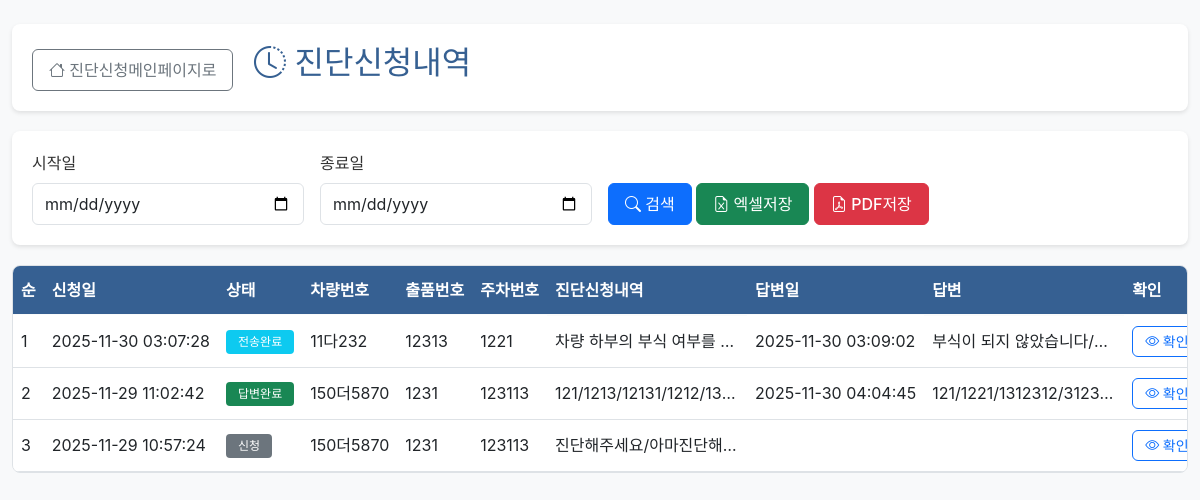
Page /diagnosis/history (signed in) on the committed database.
### tables this page shows
CREATE TABLE diagnosis_requests (
            id INTEGER PRIMARY KEY AUTOINCREMENT,
            applicant_id INTEGER NOT NULL,
            request_date TEXT NOT NULL DEFAULT (datetime('now', 'localtime')),
            vehicle_number TEXT,
            lot_number TEXT,
            parking_number TEXT,
            status TEXT NOT NULL DEFAULT '신청',
            evaluator_id INTEGER,
            evaluator_name TEXT,
            answer_date TEXT,
            confirmed_at TEXT,
            translated_summary TEXT,
            translated_at TEXT,
            sent_at TEXT,
            fee INTEGER DEFAULT 120000,
            FOREIGN KEY (applicant_id) REFERENCES users(id) ON DELETE CASCADE,
            FOREIGN KEY (evaluator_id) REFERENCES users(id) ON DELETE SET NULL
        );

### app.py (the view)
@app.route("/diagnosis/history")
@login_required
@role_required("진단신청")
def diagnosis_history():
    db = get_db()
    start_date = request.args.get("start_date")
    end_date = request.args.get("end_date")
    query = """
        SELECT * FROM diagnosis_requests
        WHERE applicant_id = ?
    """
    params: List[Any] = [session["user_id"]]
    if start_date:
        query += " AND date(request_date) >= date(?)"
        params.append(start_date)
    if end_date:
        query += " AND date(request_date) <= date(?)"
        params.append(end_date)
    query += " ORDER BY request_date DESC LIMIT 10"
    rows = db.execute(query, params).fetchall()
    enriched = []
    for row in rows:
        details = _fetch_request_details(row["id"])
        responses = _fetch_response_details(row["id"])
        enriched.append(
            {
                "row": row,
                "request_summary": _summarize_details(details, "content"),
                "response_summary": _summarize_details(responses, "content"),
            }
        )
    return render_template(
        "diagnosis/history.html",
        diagnoses=enriched,
        start_date=start_date or "",
        end_date=end_date or "",
    )

### app.py (called while the page is built)
def get_db() -> sqlite3.Connection:
    if "db" not in g:
        conn = sqlite3.connect(DB_PATH)
        conn.row_factory = sqlite3.Row
        g.db = conn
    return g.db

def login_required(func):
    from functools import wraps
    @wraps(func)
    def wrapper(*args, **kwargs):
        if "user_id" not in session:
            return redirect(url_for("login"))
        return func(*args, **kwargs)
    return wrapper

def role_required(*roles):
    from functools import wraps
    def decorator(func):
        @wraps(func)
        def wrapper(*args, **kwargs):
            if "user_type" not in session or session["user_type"] not in roles:
                abort(403)
            return func(*args, **kwargs)
        return wrapper
    return decorator

def _fetch_request_details(diagnosis_id: int) -> List[sqlite3.Row]:
    db = get_db()
    return db.execute(
        """
        SELECT * FROM diagnosis_request_items
        WHERE diagnosis_id = ?
        ORDER BY sequence ASC
        LIMIT 5
        """,
        (diagnosis_id,),
    ).fetchall()

def _fetch_response_details(diagnosis_id: int) -> List[sqlite3.Row]:
    db = get_db()
    return db.execute(
        """
        SELECT d.*, u.name AS responder_name
        FROM diagnosis_response_details d
        JOIN users u ON u.id = d.responder_id
        WHERE d.diagnosis_id = ?
        ORDER BY sequence ASC
        """,
        (diagnosis_id,),
    ).fetchall()

def _summarize_details(rows: Iterable[sqlite3.Row], field: str) -> str:
    parts: List[str] = []
    for row in rows:
        value = row[field]
        if not value:
            continue
        parts.append(value.strip())
    return "/".join(parts[:5])

### templates/diagnosis/history.html (shortened to what this page needs)
{% extends "base.html" %}
{% block content %}
<div class="container-fluid py-4">
    <div class="page-header">
        <div class="d-flex justify-content-between align-items-center">
            <div>
                <a href="{{ url_for('diagnosis_dashboard') }}" class="btn btn-outline-secondary">
                    <i class="bi bi-house"></i> 진단신청메인페이지로
                </a>
                <h2 class="d-inline ms-3"><i class="bi bi-clock-history"></i> 진단신청내역</h2>
            </div>
        </div>
    </div>
    <div class="filter-section">
        <form method="GET" class="row g-3 align-items-end">
            <div class="col-md-3">
                <label class="form-label">시작일</label>
                <input type="date" class="form-control" name="start_date" value="{{ start_date }}">
            </div>
            <div class="col-md-3">
                <label class="form-label">종료일</label>
                <input type="date" class="form-control" name="end_date" value="{{ end_date }}">
            </div>
            <div class="col-md-6">
                <button type="submit" class="btn btn-primary">
                    <i class="bi bi-search"></i> 검색
                </button>
                <a href="{{ url_for('diagnosis_history_export', fmt='xlsx', start_date=start_date, end_date=end_date) }}" class="btn btn-success">
                    <i class="bi bi-file-earmark-excel"></i> 엑셀저장
                </a>
                <a href="{{ url_for('diagnosis_history_export', fmt='pdf', start_date=start_date, end_date=end_date) }}" class="btn btn-danger">
                    <i class="bi bi-file-earmark-pdf"></i> PDF저장
                </a>
            </div>
        </form>
    </div>
    <div class="table-wrapper">
        <table class="table table-hover">
            <thead class="table-fixed-header">
                <tr>
                    <th>순</th>
                    <th>신청일</th>
                    <th>상태</th>
                    <th>차량번호</th>
                    <th>출품번호</th>
                    <th>주차번호</th>
                    <th>진단신청내역</th>
                    <th>답변일</th>
                    <th>답변</th>
                    <th>확인</th>
                </tr>
            </thead>
            <tbody>
                {% for item in diagnoses[:10] %}
                {% set row = item.row %}
                <tr>
                    <td>{{ loop.index }}</td>
                    <td>{{ row.request_date }}</td>
                    <td>
                        <span class="badge bg-{% if row.status == '신청' %}secondary{% elif row.status == '답변완료' %}success{% elif row.status == '전송완료' %}info{% else %}warning{% endif %}">
                            {{ row.status }}
                        </span>
                    </td>
                    <td>{{ row.vehicle_number or '' }}</td>
                    <td>{{ row.lot_number or '' }}</td>
                    <td>{{ row.parking_number or '' }}</td>
                    <td class="text-summary">{{ item.request_summary or '' }}</td>
                    <td>{{ row.answer_date or '' }}</td>
                    <td class="text-summary">{{ item.response_summary or '' }}</td>
                    <td>
                        <button class="btn btn-sm btn-outline-primary view-details-btn" data-id="{{ row.id }}">
                            <i class="bi bi-eye"></i> 확인
                        </button>
                    </td>
                </tr>
                {% endfor %}
            </tbody>
        </table>
    </div>
</div>
{% endblock %}

### static/css/style.css (style rules this page uses)
:root { --primary-color: #366092; --secondary-color: #6c757d; --success-color: #28a745; --danger-color: #dc3545; --warning-color: #ffc107; --info-color: #17a2b8; --light-bg: #f8f9fa; --border-color: #dee2e6; }
body { font-family: 'Noto Sans KR', -apple-system, BlinkMacSystemFont, 'Segoe UI', Roboto, sans-serif; background-color: var(--light-bg); color: #333; }
.table-wrapper { position: relative; overflow-x: auto; border: 1px solid var(--border-color); border-radius: 8px; }
.table-fixed-header { position: sticky; top: 0; z-index: 10; background-color: var(--primary-color); color: white; }
.table-fixed-header th { background-color: var(--primary-color) !important; color: white !important; font-weight: 600; padding: 12px 8px; white-space: nowrap; border-bottom: 2px solid rgba(255,255,255,0.3); }
.table { margin-bottom: 0; width: 100%; min-width: 800px; }
.table td { padding: 10px 8px; vertical-align: middle; white-space: nowrap; }
.btn { border-radius: 6px; font-weight: 500; padding: 8px 16px; transition: all 0.2s; }
.btn-sm { padding: 4px 12px; font-size: 0.875rem; }
.page-header { background: white; padding: 20px; border-radius: 8px; margin-bottom: 20px; box-shadow: 0 2px 4px rgba(0,0,0,0.1); }
.page-header h2 { margin: 0; color: var(--primary-color); }
.filter-section { background: white; padding: 20px; border-radius: 8px; margin-bottom: 20px; box-shadow: 0 2px 4px rgba(0,0,0,0.1); }
.form-control, .form-select { border-radius: 6px; border: 1px solid var(--border-color); padding: 8px 12px; }
.badge { padding: 6px 12px; border-radius: 4px; font-weight: 500; }
.text-summary { max-width: 200px; overflow: hidden; text-overflow: ellipsis; white-space: nowrap; }

### rows in the picture
diagnosis_requests: request_date "2025-11-30 03:07:28", status "전송완료", vehicle_number "11다232", lot_number "12313", parking_number "1221", answer_date "2025-11-30 03:09:02"
diagnosis_requests: request_date "2025-11-29 11:02:42", status "답변완료", vehicle_number "150더5870", lot_number "1231", parking_number "123113", answer_date "2025-11-30 04:04:45"
diagnosis_requests: request_date "2025-11-29 10:57:24", status "신청", vehicle_number "150더5870", lot_number "1231", parking_number "123113"

### other values in the picture
{{ item.request_summary or '' }} "차량 하부의 부식 여부를…" "121/1213/12131/1212/13…" "진단해주세요/아마진단해…"
{{ item.response_summary or '' }} "부식이 되지 않았습니다/…" "121/1221/1312312/3123…"
